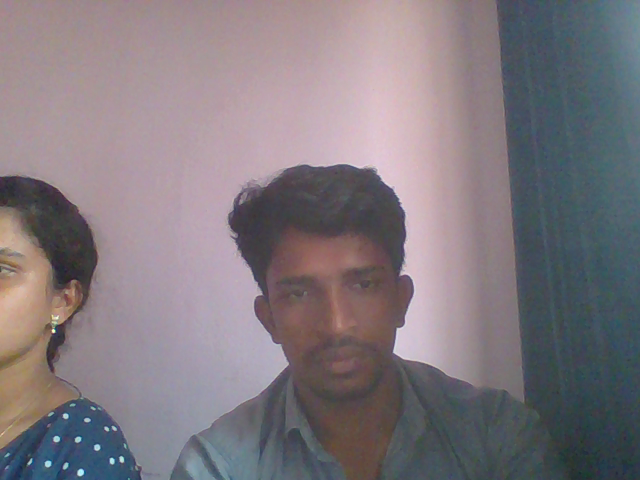
#> input picture training/image1.png, 640 x 480 px
$ python imshow4.py
#> lines starting #> are read from the running program, lines starting #| are printed output that depends on the picture
#show text on picture
import cv2

img = cv2.imread('image1.png')
#> img is the input picture: shape (480, 640, 3); mean B, G, R 127, 121, 129.1

cv2.putText(img, "Python",(50,70),cv2.FONT_HERSHEY_DUPLEX,2,(120,120,0),5)
cv2.rectangle(img, (100,100), (200,50), (20,0,150), 3)
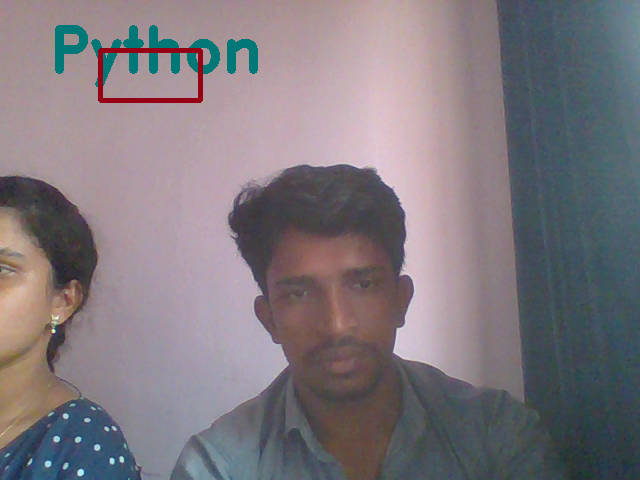
#> img: shape (480, 640, 3); mean B, G, R 126, 119.9, 126.9
cv2.imshow("Image",img)

cv2.waitKey()


#TASK
#live camera
#Show rectangle and title
# prompt to show face on rdctangle

#capture
